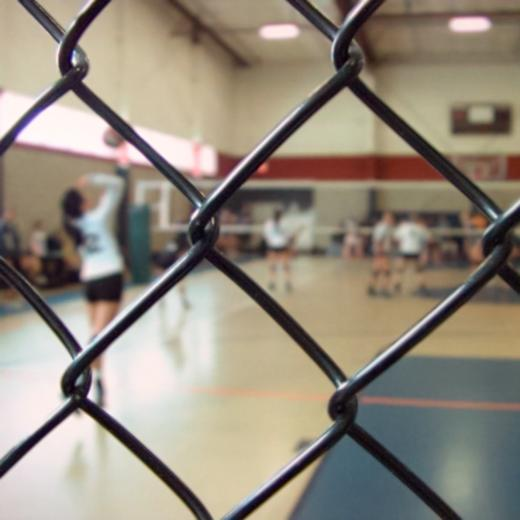
//> input picture Data/fusion/Images/lytro-05-A.jpg, 520 x 520 px
$ ./main   (built with g++ and OpenCV 4)
//> lines starting //> are read from the running program, lines starting //| are printed output that depends on the picture; after the words box and inside, x2 and y2 are one past the last pixel; in counts of white or black regions, pixels touching at a corner belong together
### Code/5_GFDF/gfdf.hpp
/*
Implemnt GFDF: Guided filter-based multi-focus image fusion through focus region detection

Author: Alex
*/
#pragma once
#include <opencv2/imgproc.hpp>

/*
Parameters of GFDF
*/
struct GfdfParam
{
	double ar = 0.01;	// Area smaller than (ar * image size) will be removed
	int msz = 7;	// Mean filter size
	int gsz = 5;	// Guided filter size
	float eps = 0.3f;	// Guided filter regularization
};

/*
Guided filter.
@param guidiance: guidiance map
@param src: Source input image
@param dst: Filtered output image
@param r: Kernel size
@param eps: Regularization parameter
*/
void guidedFilter(cv::Mat& guidiance, cv::Mat& src, cv::Mat& dst, const int r = 3, float eps = 25.f);

/*
Focus region detection.
@param src: Source single-channel image
@param dst: Detected focus region
@param msz: Kernel size for mean filter
@param gsz: Kernel size for guided filter
@param eps: Regularization parameter
*/
void frd(cv::Mat &src, cv::Mat &dst, const int msz, const int gsz, const float eps);

/*
Filter small regions and return them.
@param src: Mask with many regions
@param dst: Mask without small regions
@param area_thresh: Min area allowed
@return: Regions be filtered
*/
cv::Mat filterSmallRegions(cv::Mat& src, cv::Mat& dst, const double area_thresh);

/*
GFDF for bgr-channels image.
@param srcs: The pointer of source images
@param dst: Fused image
@param num: Number of source images
@param GP: GFDF parameters
*/
void gfdf3(cv::Mat* srcs, cv::Mat& dst, const int num, GfdfParam& GP);


void guidedFilter(cv::Mat& guidiance, cv::Mat& src, cv::Mat& dst, const int r, float eps)
{
	// Convert to float
	cv::Mat p, I;
	src.convertTo(p, CV_32F);
	guidiance.convertTo(I, CV_32F);

	// Guided Filtering
	const cv::Size wsz(r, r);
	cv::Mat mean_p, mean_I, mean_Ip, mean_II;
	cv::blur(p, mean_p, wsz);
	cv::blur(I, mean_I, wsz);
	cv::blur(p.mul(I), mean_Ip, wsz);
	cv::blur(I.mul(I), mean_II, wsz);

	cv::Mat a, b, am, bm;
	a = (mean_Ip - mean_p.mul(mean_I)) / (mean_II - mean_I.mul(mean_I) + eps);
	b = mean_p - a.mul(mean_I);
	cv::blur(a, am, wsz);
	cv::blur(b, bm, wsz);

	dst = am.mul(I) + bm;
}


void frd(cv::Mat& src, cv::Mat& dst, const int msz, const int gsz, const float eps)
{
	cv::Mat src_blur, src_diff;
	cv::blur(src, src_blur, { msz, msz });
	cv::absdiff(src, src_blur, src_diff);
	guidedFilter(src, src_diff, dst, gsz, eps);
}


cv::Mat filterSmallRegions(cv::Mat& src, cv::Mat& dst, const double area_thresh)
{
	std::vector<std::vector<cv::Point>> contours;
	cv::findContours(src, contours, cv::RETR_EXTERNAL, cv::CHAIN_APPROX_NONE);

	std::vector<std::vector<cv::Point>> filtered_contours;
	for (int i = 0; i < contours.size(); i++)
	{
		const double area = cv::moments(contours[i]).m00;
		if (area < area_thresh)
			filtered_contours.push_back(contours[i]);
	}

	cv::Mat filtered_mask = cv::Mat::zeros(src.size(), CV_8UC1);
	cv::fillPoly(filtered_mask, filtered_contours, 255);

	src.copyTo(dst);
	dst.setTo(0, filtered_mask);
	return filtered_mask;
}


void gfdf3(cv::Mat* srcs, cv::Mat& dst, const int num, GfdfParam& GP)
{
	const double factor = 1.0 / 255;
	const int h = srcs[0].rows;
	const int w = srcs[0].cols;
	const double min_area = GP.ar * h * w;

	cv::Mat* _srcs = new cv::Mat[num];
	cv::Mat* _grays = new cv::Mat[num];
	cv::Mat* afms = new cv::Mat[num];
	cv::Mat maxfm = cv::Mat::zeros(h, w, CV_32FC1);
	cv::Mat idm = cv::Mat::zeros(h, w, CV_32SC1);
	for (int i = 0; i < num; i++)
	{
		// Preprocessing
		srcs[i].convertTo(_srcs[i], CV_32FC1, factor);
		cv::cvtColor(_srcs[i], _grays[i], cv::COLOR_BGR2GRAY);

		// Focus region detection
		frd(_grays[i], afms[i], GP.msz, GP.gsz, GP.eps);

		// Initial decision <-----> Maximum
		cv::Mat larger_mask;
		cv::compare(afms[i], maxfm, larger_mask, cv::CMP_GT);
		afms[i].copyTo(maxfm, larger_mask);
		idm.setTo(i, larger_mask);
	}

	// Filter small decision regions
	cv::Mat* idms = new cv::Mat[num];
	cv::Mat undecided_mask = cv::Mat::zeros(h, w, CV_8UC1);
	for (int i = 0; i < num; i++)
	{
		cv::compare(idm, i, idms[i], cv::CMP_EQ);
		cv::Mat one_undecide = filterSmallRegions(idms[i], idms[i], min_area);
		undecided_mask.setTo(255, one_undecide);
	}

	// Decide undecided regions by nearest decided region
	cv::Mat min_dist(h, w, CV_32FC1, cv::Scalar::all(h));
	for (int i = 0; i < num; i++)
	{
		cv::Mat inv_mask, dist, smaller_mask;
		cv::subtract(255, idms[i], inv_mask);
		cv::distanceTransform(inv_mask, dist, cv::DIST_L1, 3, CV_32FC1);

		cv::compare(dist, min_dist, smaller_mask, cv::CMP_LT);
		dist.copyTo(min_dist, smaller_mask);
		cv::bitwise_and(smaller_mask, undecided_mask, smaller_mask);
		idm.setTo(i, smaller_mask);
	}

	// Finally decide and Directly fusion
	cv::Mat imdfu(h, w, CV_32FC1);
	for (int i = 0; i < num; i++)
	{
		cv::compare(idm, i, idms[i], cv::CMP_EQ);
		_grays[i].copyTo(imdfu, idms[i]);
	}

	// Get fusion decision map
	cv::Mat* fdms = new cv::Mat[num];
	cv::Mat sum_fdms = cv::Mat::zeros(h, w, CV_32FC1);
	for (int i = 0; i < num; i++)
	{
		guidedFilter(imdfu, idms[i], fdms[i], GP.gsz, GP.eps);
		cv::add(fdms[i], sum_fdms, sum_fdms);
	}

	// Funsion
	cv::Mat imfu = cv::Mat::zeros(h, w, CV_32FC3);
	for (int i = 0; i < num; i++)
	{
		cv::divide(fdms[i], sum_fdms, fdms[i]);
		cv::Mat m3[3] = { fdms[i], fdms[i], fdms[i] };
		cv::merge(m3, 3, fdms[i]);

		cv::add(imfu, _srcs[i].mul(fdms[i]), imfu);
	}
	imfu.convertTo(dst, CV_8UC1, 255);

	delete[] _srcs;
	delete[] _grays;
	delete[] afms;
	delete[] idms;
	delete[] fdms;
}

### Code/5_GFDF/main.cpp
#include "gfdf.hpp"
#include <opencv2/highgui.hpp>


void test3()
{
	std::string impath1 = "E:/Projects/2021/TheThingsWithImage/Data/Images/toy1.bmp";
	std::string impath2 = "E:/Projects/2021/TheThingsWithImage/Data/Images/toy2.bmp";
	std::string impath3 = "E:/Projects/2021/TheThingsWithImage/Data/Images/toy3.bmp";

	cv::Mat im1 = cv::imread(impath1);
	cv::Mat im2 = cv::imread(impath2);
	cv::Mat im3 = cv::imread(impath3);
	cv::Mat imv[3] = { im1, im2, im3 };

	cv::Mat imfu;
	GfdfParam GP{ 0.01, 7, 5, 0.3f };
	gfdf3(imv, imfu, 3, GP);

	cv::imwrite("E:/Projects/2021/TheThingsWithImage/Data/fuToy.png", imfu);
}


void test2()
{
	std::string impath1 = "E:/Projects/2021/TheThingsWithImage/Data/Images/lytro-05-A.jpg";
	std::string impath2 = "E:/Projects/2021/TheThingsWithImage/Data/Images/lytro-05-B.jpg";

	cv::Mat im1 = cv::imread(impath1);
	cv::Mat im2 = cv::imread(impath2);
	cv::Mat imv[2] = { im1, im2 };

	cv::Mat imfu;
	GfdfParam GP{ 0.01, 7, 5, 0.3f };
	gfdf3(imv, imfu, 2, GP);

	cv::imwrite("E:/Projects/2021/TheThingsWithImage/Data/fuLytro-05.png", imfu);
}


int main()
{
	test2();
//> in test2, im1 is the input picture: 520 rows x 520 cols, CV_8UC3; mean B, G, R 124.6, 137.7, 146.8
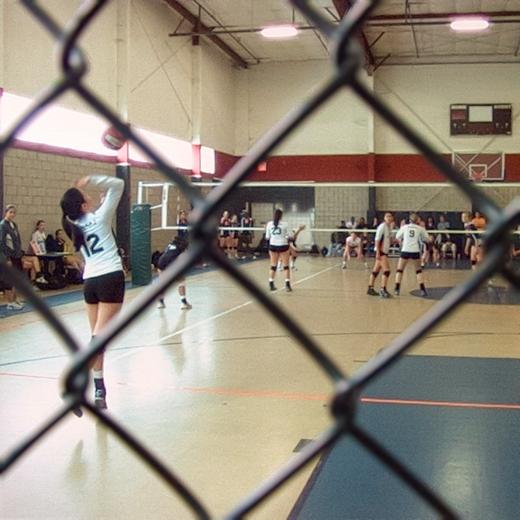
//> input picture Data/fusion/Images/lytro-05-B.jpg, 520 x 520 px
//> in test2, im2 is the input picture: 520 rows x 520 cols, CV_8UC3; mean B, G, R 125.1, 138.4, 147.7
//> in gfdf3, `const int h = srcs[0].rows;`: h = 520
//> in gfdf3, `const double min_area = GP.ar * h * w;`: min_area = 2704
//> in gfdf3, `cv::Mat maxfm = cv::Mat::zeros(h, w, CV_32FC1);`: maxfm: 520 rows x 520 cols, CV_32FC1; every value is 0
//> the loop in gfdf3, `for (int i = 0; i < num; i++)` made 2 passes
//> wsz in guidedFilter on passes 1 to 2: Size(5, 5), Size(5, 5)
//> pass 1, in guidedFilter, `guidiance.convertTo(I, CV_32F);`:
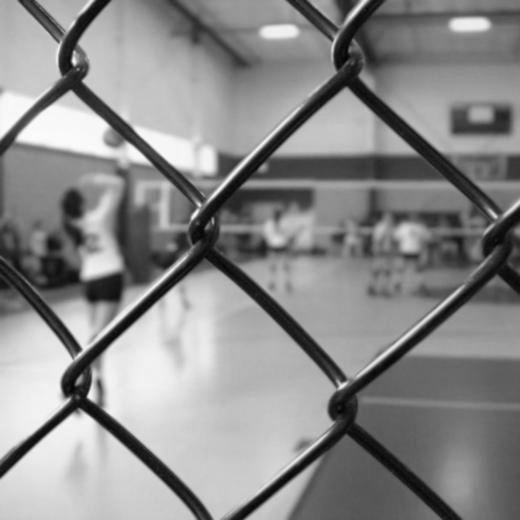
//> I: 520 rows x 520 cols, CV_32FC1; min 0.0103, max 0.992, mean 0.545
//> after the loop in gfdf3, `for (int i = 0; i < num; i++)`:
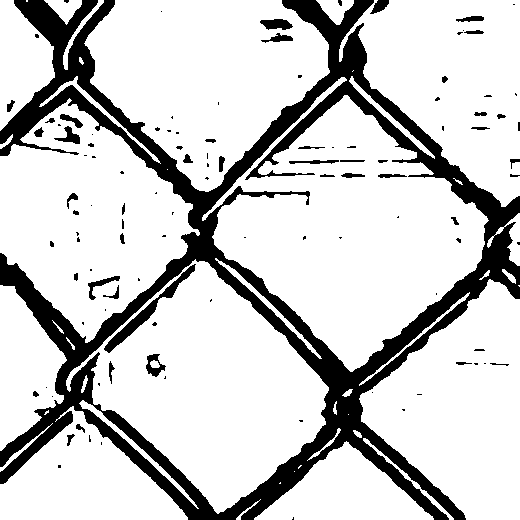
//> idm: 520 rows x 520 cols, CV_32SC1; values 0 (black) and 1 (white), 80.1% white; 109 black regions (64 under 20 px), largest, box (x1, y1, x2, y2) and area: (0, 0, 520, 520) 49394, (104, 264, 196, 353) 961, (260, 19, 293, 30) 256
//> in gfdf3, `cv::Mat undecided_mask = cv::Mat::zeros(h, w, CV_8UC1);`: undecided_mask: 520 rows x 520 cols, CV_8UC1; every value is 0
//> after the loop in gfdf3, `for (int i = 0; i < num; i++)`: idms: 520 rows x 520 cols, CV_8UC1; 18.9% white; 25 white regions (13 under 20 px), largest, box (x1, y1, x2, y2) and area: (0, 0, 520, 520) 49394, (104, 264, 196, 353) 961, (146, 354, 166, 377) 222
//> after the loop in gfdf3, `for (int i = 0; i < num; i++)`: undecided_mask: 520 rows x 520 cols, CV_8UC1; 3.2% white; 114 white regions (57 under 20 px), largest, box (x1, y1, x2, y2) and area: (79, 400, 199, 509) 727, (215, 258, 322, 359) 622, (39, 76, 161, 164) 609
//> in gfdf3, `cv::Mat min_dist(h, w, CV_32FC1, cv::Scalar::all(h));`: min_dist: 520 rows x 520 cols, CV_32FC1; every value is 520
//> after the loop in gfdf3, `for (int i = 0; i < num; i++)`:
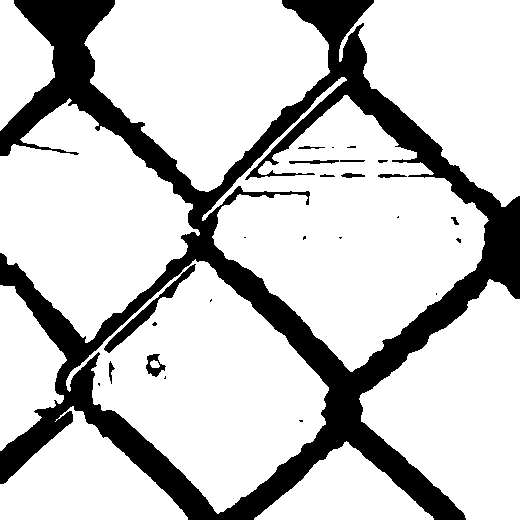
//> idm: 520 rows x 520 cols, CV_32SC1; values 0 (black) and 1 (white), 78.8% white; 25 black regions (13 under 20 px), largest, box (x1, y1, x2, y2) and area: (0, 0, 520, 520) 55521, (104, 264, 196, 353) 961, (146, 354, 166, 377) 222
//> the loop in gfdf3, `for (int i = 0; i < num; i++)` made 2 passes
//> pass 1, in guidedFilter (call 3), `cv::blur(p.mul(I), mean_Ip, wsz);`:
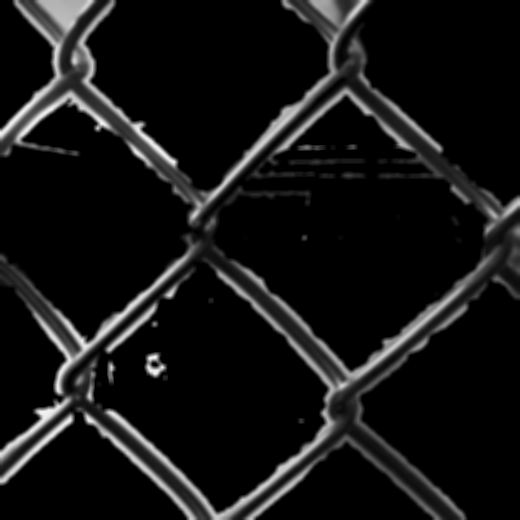
//> mean_Ip: 520 rows x 520 cols, CV_32FC1; min 0, max 247.3, mean 20.9
//> after the loop in gfdf3, `for (int i = 0; i < num; i++)`:
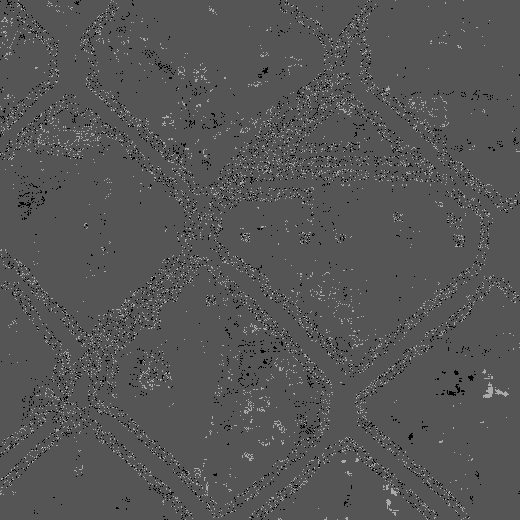
//> sum_fdms: 520 rows x 520 cols, CV_32FC1; min 255, max 255, mean 255; drawn with min black and max white
//> in gfdf3, `cv::Mat imfu = cv::Mat::zeros(h, w, CV_32FC3);`: imfu: 520 rows x 520 cols, CV_32FC3; every value is 0
//> the loop in gfdf3, `for (int i = 0; i < num; i++)` made 2 passes
//> pass 2, in gfdf3, `cv::add(imfu, _srcs[i].mul(fdms[i]), imfu);`:
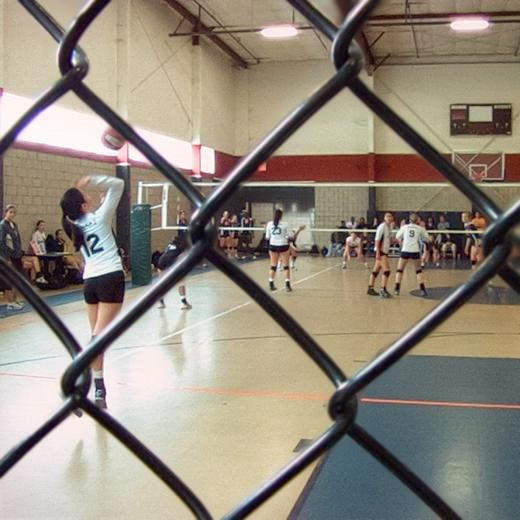
//> imfu: 520 rows x 520 cols, CV_32FC3; mean B, G, R 0.486, 0.535, 0.571
	//test3();

	system("pause");
}
